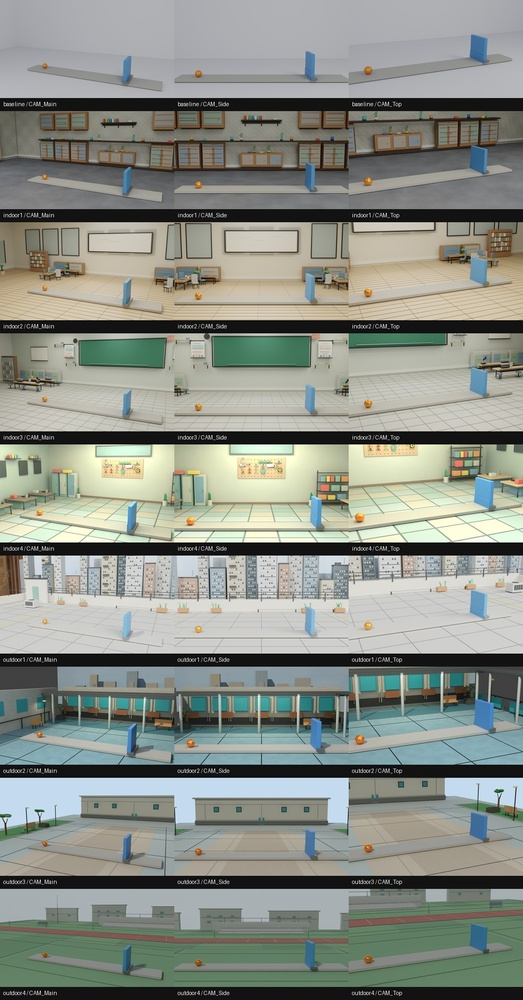
#> input picture blender/remake/first_frames_v1_0/contact_sheets/v1_B.jpg, 523 x 1000 px, shrunk from 960 x 1836 before the run
$ python prepare_i2v_anchor.py --image ../../blender/remake/first_frames_v1_0/contact_sheets/v1_B.jpg --outdir out
#> lines starting #> are read from the running program, lines starting #| are printed output that depends on the picture; after the words box and inside, x2 and y2 are one past the last pixel; in counts of white or black regions, pixels touching at a corner belong together
#!/usr/bin/env python3
# -*- coding: utf-8 -*-
import argparse, json
from pathlib import Path
import cv2, numpy as np

COLOR_PRESETS = {
    "red": [((0, 80, 60), (12, 255, 255)), ((170, 80, 60), (179, 255, 255))],
    "blue": [((90, 80, 60), (130, 255, 255))],
    "green": [((35, 60, 50), (90, 255, 255))],
    "yellow": [((18, 80, 80), (40, 255, 255))],
    "white": [((0, 0, 160), (179, 70, 255))],
}

def build_mask(hsv, color_name):
    mask = np.zeros(hsv.shape[:2], dtype=np.uint8)
    for lo, hi in COLOR_PRESETS[color_name]:
        lo = np.array(lo, dtype=np.uint8)
        hi = np.array(hi, dtype=np.uint8)
        mask = cv2.bitwise_or(mask, cv2.inRange(hsv, lo, hi))
    return mask

def detect_ball(img_bgr, color_name="red", min_area=30):
    hsv = cv2.cvtColor(img_bgr, cv2.COLOR_BGR2HSV)
    mask = build_mask(hsv, color_name)
    kernel = cv2.getStructuringElement(cv2.MORPH_ELLIPSE, (5, 5))
    mask = cv2.morphologyEx(mask, cv2.MORPH_OPEN, kernel)
    mask = cv2.morphologyEx(mask, cv2.MORPH_CLOSE, kernel)
    contours, _ = cv2.findContours(mask, cv2.RETR_EXTERNAL, cv2.CHAIN_APPROX_SIMPLE)
    if not contours:
        return None, mask
    contours = sorted(contours, key=cv2.contourArea, reverse=True)
    c = contours[0]
    area = float(cv2.contourArea(c))
    if area < min_area:
        return None, mask
    M = cv2.moments(c)
    if abs(M["m00"]) < 1e-8:
        return None, mask
    cx = float(M["m10"] / M["m00"])
    cy = float(M["m01"] / M["m00"])
    (_, _), radius = cv2.minEnclosingCircle(c)
    return {"cx": cx, "cy": cy, "radius_px": float(radius), "area_px": area}, mask

def enhance_image(img_bgr, color_name="red", saturation_gain=1.25, contrast_gain=1.06, sharpness_gain=0.2):
    img = cv2.convertScaleAbs(img_bgr, alpha=contrast_gain, beta=0)
    blur = cv2.GaussianBlur(img, (0, 0), 1.0)
    img = cv2.addWeighted(img, 1.0 + sharpness_gain, blur, -sharpness_gain, 0)
    hsv = cv2.cvtColor(img, cv2.COLOR_BGR2HSV).astype(np.float32)
    mask = build_mask(hsv.astype(np.uint8), color_name)
    hsv[:, :, 1][mask > 0] = np.clip(hsv[:, :, 1][mask > 0] * saturation_gain, 0, 255)
    out = cv2.cvtColor(hsv.astype(np.uint8), cv2.COLOR_HSV2BGR)
    return out, mask

def main():
    ap = argparse.ArgumentParser()
    ap.add_argument("--image", required=True)
    ap.add_argument("--outdir", required=True)
    ap.add_argument("--color", default="red", choices=list(COLOR_PRESETS.keys()))
    ap.add_argument("--saturation-gain", type=float, default=1.25)
    ap.add_argument("--contrast-gain", type=float, default=1.06)
    ap.add_argument("--sharpness-gain", type=float, default=0.20)
    args = ap.parse_args()

    outdir = Path(args.outdir); outdir.mkdir(parents=True, exist_ok=True)
    img = cv2.imread(args.image, cv2.IMREAD_COLOR)
#> img is the input picture: shape (1000, 523, 3); mean B, G, R 134.6, 142.9, 138.2
    if img is None:
        raise FileNotFoundError(args.image)

    enhanced, mask = enhance_image(img, args.color, args.saturation_gain, args.contrast_gain, args.sharpness_gain)
#> in enhance_image, `hsv = cv2.cvtColor(img, cv2.COLOR_BGR2HSV).astype(np.float32)`:
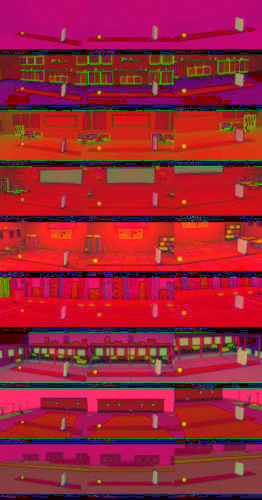
#> hsv: shape (1000, 523, 3) float32 (shown at 1/2 size); mean B, G, R 54.4, 34.4, 155.8
#> the loop in build_mask, `for lo, hi in COLOR_PRESETS[color_name]:` made 2 passes
#> pass 1, in build_mask, `mask = cv2.bitwise_or(mask, cv2.inRange(hsv, lo, hi))`:
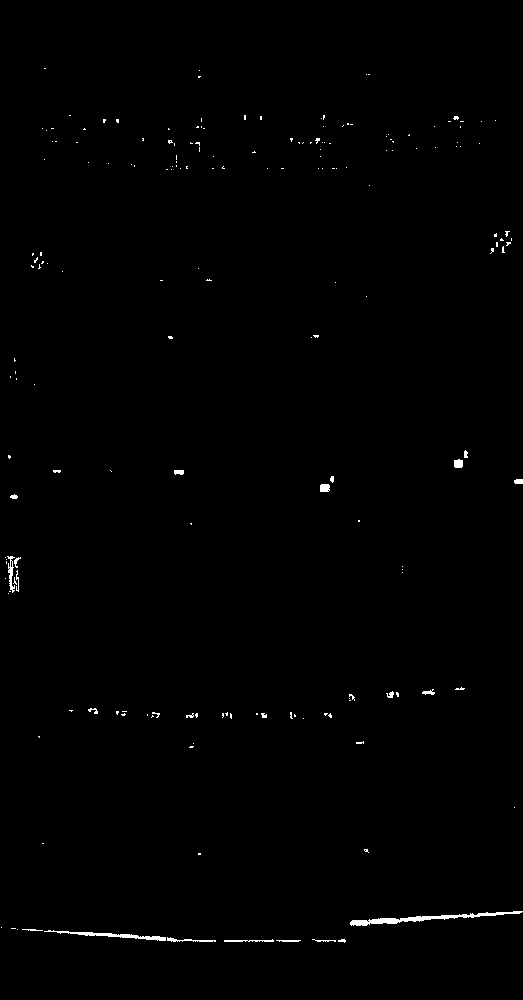
#> mask: shape (1000, 523); 0.53% white; 189 white regions (165 under 20 px), largest, box (x1, y1, x2, y2) and area: (350, 911, 523, 926) 673, (44, 930, 166, 941) 361, (7, 556, 15, 593) 126
    det, _ = detect_ball(enhanced, args.color)
#> in detect_ball, `mask = cv2.morphologyEx(mask, cv2.MORPH_OPEN, kernel)`:
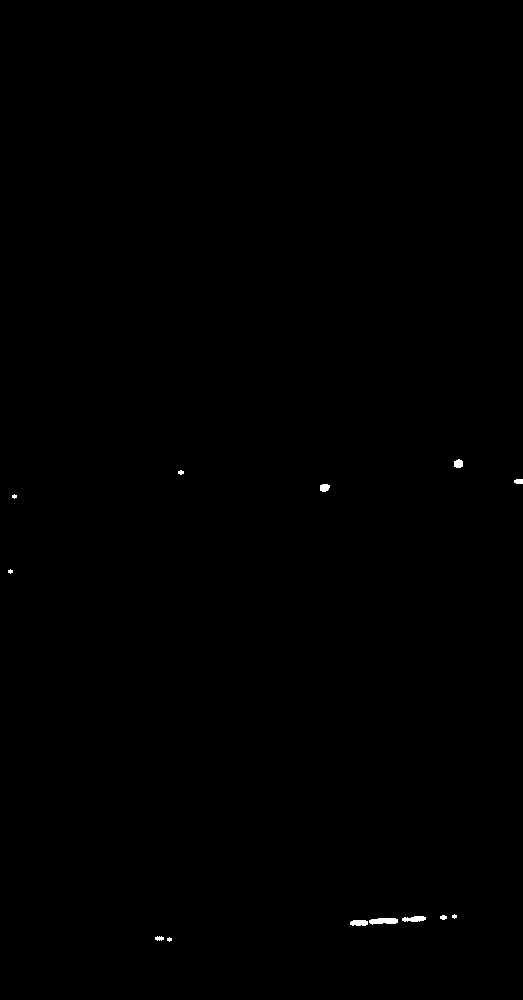
#> mask: shape (1000, 523); 0.13% white; 13 white regions (4 under 20 px), largest, box (x1, y1, x2, y2) and area: (369, 918, 398, 925) 156, (402, 916, 426, 922) 109, (350, 920, 368, 926) 95
#> in detect_ball, `contours, _ = cv2.findContours(mask, cv2.RETR_EXTERNAL, cv2.CHAIN_APPR..`: contours = 10 contours, 5 with area under 20; largest, box (x1, y1, x2, y2) and area: (350, 916, 426, 926) 290, (454, 459, 463, 468) 53, (320, 484, 330, 492) 52, (155, 936, 172, 942) 35, (514, 479, 523, 484) 29
#> in detect_ball, `c = contours[0]`: c = contour of 78 points, box (x1, y1, x2, y2) (350, 916, 426, 926), area 290
#> in detect_ball, `area = float(cv2.contourArea(c))`: area = 289.5
#> in detect_ball, `M = cv2.moments(c)`: M = moments, m00 289.5, centre m10/m00, m01/m00 = (385.7, 920.5)
#> in detect_ball, `cx = float(M["m10"] / M["m00"])`: cx = 385.7
#> in detect_ball, `cy = float(M["m01"] / M["m00"])`: cy = 920.5
#> in detect_ball, `(_, _), radius = cv2.minEnclosingCircle(c)`: radius = 37.66
#> det = {'cx': 385.7, 'cy': 920.5, 'radius_px': 37.66, 'area_px': 289.5}

    enhanced_path = outdir / "anchor_enhanced.png"
    mask_path = outdir / "anchor_mask.png"
    preview_path = outdir / "anchor_preview.png"
    meta_path = outdir / "anchor_metadata.json"

    cv2.imwrite(str(enhanced_path), enhanced)
    cv2.imwrite(str(mask_path), mask)

    preview = enhanced.copy()
    if det is not None:
        cx, cy = int(round(det["cx"])), int(round(det["cy"]))
#> cx = 386; cy = 921
        rr = int(round(det["radius_px"]))
#> rr = 38
        cv2.circle(preview, (cx, cy), max(rr, 3), (0, 255, 0), 2)
        cv2.circle(preview, (cx, cy), 3, (255, 0, 0), -1)
#> preview: shape (1000, 523, 3); mean B, G, R 142.1, 151.1, 146
        cv2.putText(preview, f"r={det['radius_px']:.2f}px", (cx + 8, cy - 8), cv2.FONT_HERSHEY_SIMPLEX, 0.6, (0,255,0), 2)
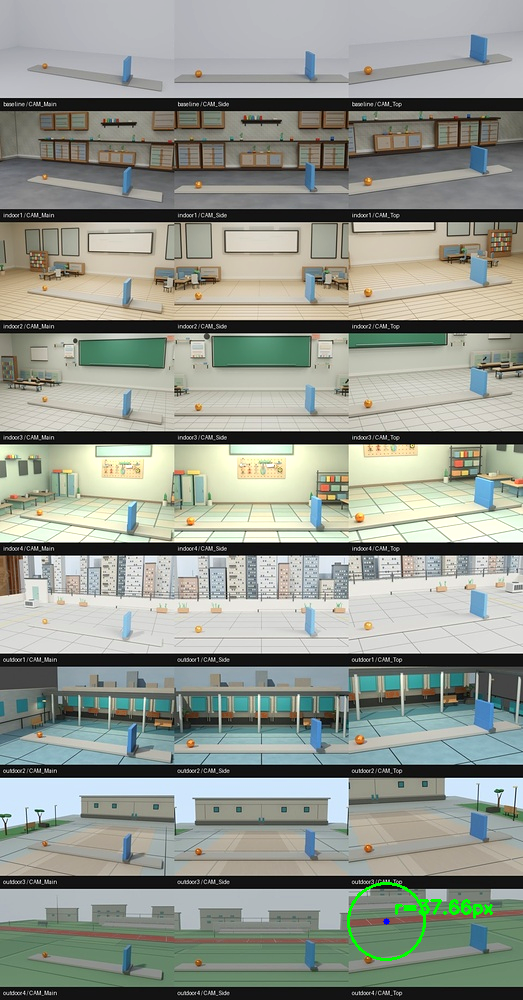
#> preview: shape (1000, 523, 3); mean B, G, R 142, 151.3, 145.9
    cv2.imwrite(str(preview_path), preview)

    meta = {
        "source_image": str(Path(args.image)),
        "enhanced_image": str(enhanced_path),
        "color": args.color,
        "image_width": int(enhanced.shape[1]),
        "image_height": int(enhanced.shape[0]),
        "ball_detection": det,
    }
    meta_path.write_text(json.dumps(meta, indent=2, ensure_ascii=False), encoding="utf-8")
    print(f"saved: {enhanced_path}")
    print(f"saved: {meta_path}")

if __name__ == "__main__":
    main()

$ run again, on blender/remake/first_frames_v1_0/contact_sheets/v3_C.jpg
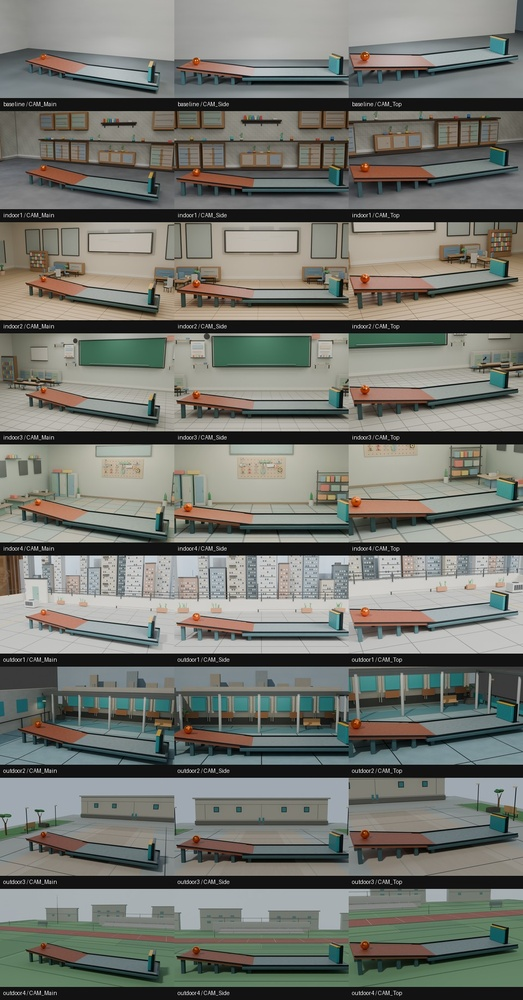
#> input picture blender/remake/first_frames_v1_0/contact_sheets/v3_C.jpg, 523 x 1000 px, shrunk from 960 x 1836 before the run
#> in main, img is the input picture: shape (1000, 523, 3); mean B, G, R 110.9, 117.6, 116
#> in detect_ball, `mask = cv2.morphologyEx(mask, cv2.MORPH_OPEN, kernel)`:
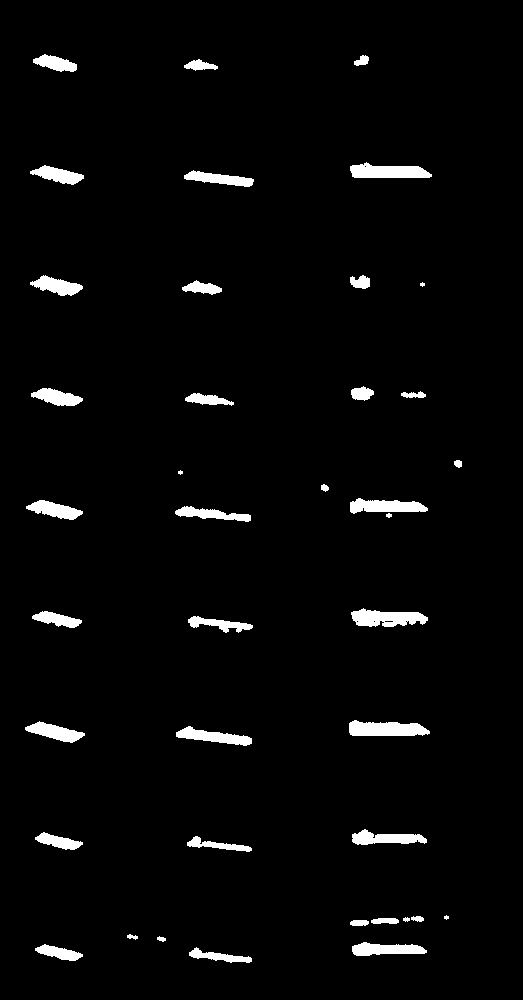
#> mask: shape (1000, 523); 3% white; 40 white regions (3 under 20 px), largest, box (x1, y1, x2, y2) and area: (349, 720, 430, 736) 1008, (351, 608, 428, 627) 977, (350, 162, 432, 178) 945
#> contours = 37 contours, 3 with area under 20; largest, box (x1, y1, x2, y2) and area: (351, 608, 428, 627) 929, (349, 720, 430, 736) 921, (350, 162, 432, 178) 860, (350, 498, 428, 518) 786, (176, 726, 252, 746) 652
#> c = contour of 85 points, box (x1, y1, x2, y2) (351, 608, 428, 627), area 929
#> area = 929
#> M = moments, m00 929, centre m10/m00, m01/m00 = (386.4, 617.9)
#> in detect_ball, `cx = float(M["m10"] / M["m00"])`: cx = 386.4
#> in detect_ball, `cy = float(M["m01"] / M["m00"])`: cy = 617.9
#> radius = 38.21
#> det = {'cx': 386.4, 'cy': 617.9, 'radius_px': 38.21, 'area_px': 929}
#> in main, `cx, cy = int(round(det["cx"])), int(round(det["cy"]))`: cx = 386; cy = 618
#> rr = 38
#> in main, `cv2.putText(preview, f"r={det['radius_px']:.2f}px", (cx + 8, cy - 8), ..`:
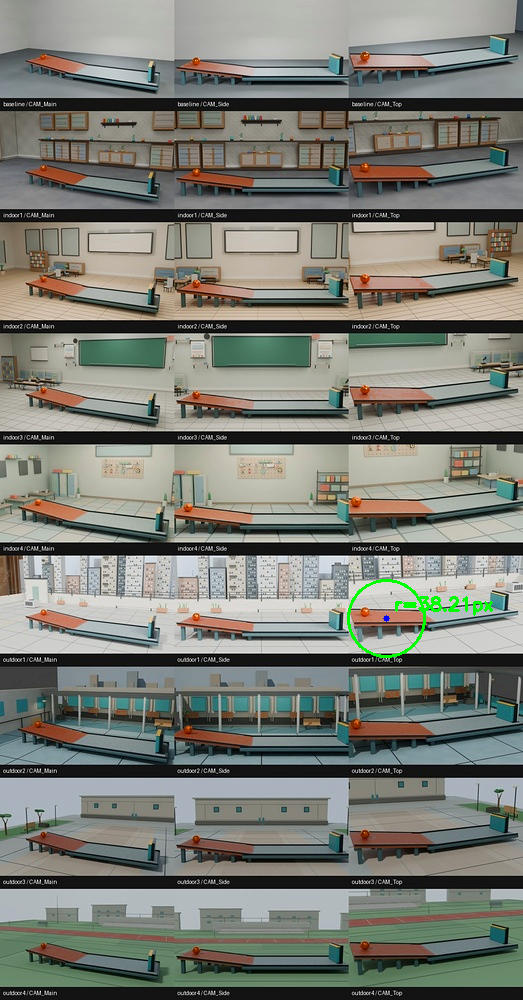
#> preview: shape (1000, 523, 3); mean B, G, R 116.1, 124.1, 122.2
